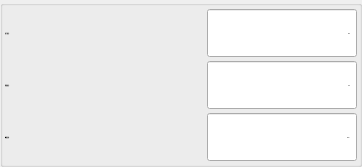
           <widget class="QGroupBox" name="groupBoxSpd">
            <property name="title">
             <string/>
            </property>
            <layout class="QGridLayout" name="gridLayout_4">
             <property name="margin">
              <number>2</number>
             </property>
             <property name="spacing">
              <number>2</number>
             </property>
             <item row="0" column="0">
              <widget class="QLabel" name="labelHightSpd">
               <property name="sizePolicy">
                <sizepolicy hsizetype="Expanding" vsizetype="Fixed">
                 <horstretch>0</horstretch>
                 <verstretch>0</verstretch>
                </sizepolicy>
               </property>
               <property name="minimumSize">
                <size>
                 <width>200</width>
                 <height>50</height>
                </size>
               </property>
               <property name="maximumSize">
                <size>
                 <width>16777215</width>
                 <height>50</height>
                </size>
               </property>
               <property name="font">
                <font>
                 <family>微软雅黑</family>
                 <pointsize>-1</pointsize>
                 <weight>50</weight>
                 <italic>false</italic>
                 <bold>false</bold>
                </font>
               </property>
               <property name="text">
                <string>运行速度：</string>
               </property>
              </widget>
             </item>
             <item row="0" column="1">
              <widget class="xSpinBox" name="BoxHspd">
               <property name="sizePolicy">
                <sizepolicy hsizetype="Fixed" vsizetype="Fixed">
                 <horstretch>0</horstretch>
                 <verstretch>0</verstretch>
                </sizepolicy>
               </property>
               <property name="minimumSize">
                <size>
                 <width>150</width>
                 <height>50</height>
                </size>
               </property>
               <property name="maximumSize">
                <size>
                 <width>150</width>
                 <height>50</height>
                </size>
               </property>
               <property name="font">
                <font>
                 <family>微软雅黑</family>
                 <pointsize>-1</pointsize>
                 <weight>50</weight>
                 <italic>false</italic>
                 <bold>false</bold>
                </font>
               </property>
               <property name="focusPolicy">
                <enum>Qt::ClickFocus</enum>
               </property>
               <property name="alignment">
                <set>Qt::AlignRight|Qt::AlignTrailing|Qt::AlignVCenter</set>
               </property>
               <property name="buttonSymbols">
                <enum>QAbstractSpinBox::NoButtons</enum>
               </property>
               <property name="specialValueText">
                <string notr="true"/>
               </property>
               <property name="keyboardTracking">
                <bool>false</bool>
               </property>
               <property name="suffix">
                <string notr="true">%</string>
               </property>
               <property name="prefix">
                <string notr="true"/>
               </property>
               <property name="minimum">
                <number>1</number>
               </property>
               <property name="maximum">
                <number>100</number>
               </property>
               <property name="value">
                <number>50</number>
               </property>
               <property name="HasBtn" stdset="0">
                <bool>true</bool>
               </property>
              </widget>
             </item>
             <item row="1" column="0">
              <widget class="QLabel" name="labelLowSpd">
               <property name="sizePolicy">
                <sizepolicy hsizetype="Expanding" vsizetype="Fixed">
                 <horstretch>0</horstretch>
                 <verstretch>0</verstretch>
                </sizepolicy>
               </property>
               <property name="minimumSize">
                <size>
                 <width>200</width>
                 <height>50</height>
                </size>
               </property>
               <property name="maximumSize">
                <size>
                 <width>16777215</width>
                 <height>50</height>
                </size>
               </property>
               <property name="font">
                <font>
                 <family>微软雅黑</family>
                 <pointsize>-1</pointsize>
                 <weight>50</weight>
                 <italic>false</italic>
                 <bold>false</bold>
                </font>
               </property>
               <property name="text">
                <string>低速速度：</string>
               </property>
              </widget>
             </item>
             <item row="1" column="1">
              <widget class="xSpinBox" name="BoxLspd">
               <property name="sizePolicy">
                <sizepolicy hsizetype="Fixed" vsizetype="Fixed">
                 <horstretch>0</horstretch>
                 <verstretch>0</verstretch>
                </sizepolicy>
               </property>
               <property name="minimumSize">
                <size>
                 <width>150</width>
                 <height>50</height>
                </size>
               </property>
               <property name="maximumSize">
                <size>
                 <width>150</width>
                 <height>50</height>
                </size>
               </property>
               <property name="font">
                <font>
                 <family>微软雅黑</family>
                 <pointsize>-1</pointsize>
                 <weight>50</weight>
                 <italic>false</italic>
                 <bold>false</bold>
                </font>
               </property>
               <property name="focusPolicy">
                <enum>Qt::ClickFocus</enum>
               </property>
               <property name="alignment">
                <set>Qt::AlignRight|Qt::AlignTrailing|Qt::AlignVCenter</set>
               </property>
               <property name="buttonSymbols">
                <enum>QAbstractSpinBox::NoButtons</enum>
               </property>
               <property name="specialValueText">
                <string notr="true"/>
               </property>
               <property name="keyboardTracking">
                <bool>false</bool>
               </property>
               <property name="suffix">
                <string notr="true">%</string>
               </property>
               <property name="prefix">
                <string notr="true"/>
               </property>
               <property name="minimum">
                <number>1</number>
               </property>
               <property name="maximum">
                <number>100</number>
               </property>
               <property name="value">
                <number>10</number>
               </property>
               <property name="HasBtn" stdset="0">
                <bool>true</bool>
               </property>
              </widget>
             </item>
             <item row="2" column="0">
              <widget class="QLabel" name="labelLowDis">
               <property name="sizePolicy">
                <sizepolicy hsizetype="Expanding" vsizetype="Fixed">
                 <horstretch>0</horstretch>
                 <verstretch>0</verstretch>
                </sizepolicy>
               </property>
               <property name="minimumSize">
                <size>
                 <width>200</width>
                 <height>50</height>
                </size>
               </property>
               <property name="maximumSize">
                <size>
                 <width>16777215</width>
                 <height>50</height>
                </size>
               </property>
               <property name="font">
                <font>
                 <family>微软雅黑</family>
                 <pointsize>-1</pointsize>
                 <weight>50</weight>
                 <italic>false</italic>
                 <bold>false</bold>
                </font>
               </property>
               <property name="text">
                <string>减速距离：</string>
               </property>
              </widget>
             </item>
             <item row="2" column="1">
              <widget class="xDoubleSpinBox" name="BoxLowDis">
               <property name="sizePolicy">
                <sizepolicy hsizetype="Fixed" vsizetype="Fixed">
                 <horstretch>0</horstretch>
                 <verstretch>0</verstretch>
                </sizepolicy>
               </property>
               <property name="minimumSize">
                <size>
                 <width>150</width>
                 <height>50</height>
                </size>
               </property>
               <property name="maximumSize">
                <size>
                 <width>150</width>
                 <height>50</height>
                </size>
               </property>
               <property name="font">
                <font>
                 <family>微软雅黑</family>
                 <pointsize>-1</pointsize>
                 <weight>50</weight>
                 <italic>false</italic>
                 <bold>false</bold>
                </font>
               </property>
               <property name="focusPolicy">
                <enum>Qt::ClickFocus</enum>
               </property>
               <property name="alignment">
                <set>Qt::AlignRight|Qt::AlignTrailing|Qt::AlignVCenter</set>
               </property>
               <property name="buttonSymbols">
                <enum>QAbstractSpinBox::NoButtons</enum>
               </property>
               <property name="specialValueText">
                <string notr="true"/>
               </property>
               <property name="keyboardTracking">
                <bool>false</bool>
               </property>
               <property name="decimals">
                <number>2</number>
               </property>
               <property name="maximum">
                <double>650.000000000000000</double>
               </property>
               <property name="singleStep">
                <double>0.010000000000000</double>
               </property>
               <property name="value">
                <double>50.000000000000000</double>
               </property>
               <property name="HasBtn" stdset="0">
                <bool>true</bool>
               </property>
              </widget>
             </item>
            </layout>
           </widget>
